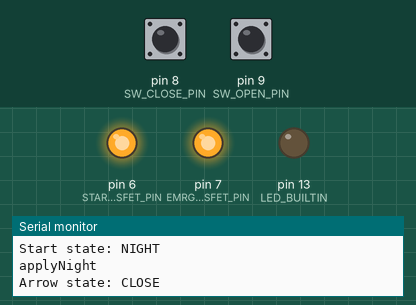
A sketch run on a simulated Arduino Uno, built for the host (arithmetic inside an expression is 32-bit, double 64-bit). Shown: output pins drawn as LEDs (lit = HIGH), the last lines printed to the serial monitor. The test bench sets the inputs (shaded band); at power-on: pin 8 (SW_CLOSE_PIN) HIGH, pin 9 (SW_OPEN_PIN) LOW. The local clock reads 2024-03-15 10:24:30 at power-on unless the sketch sets it.

Above: at 0.1 s.
At 9.7 s:
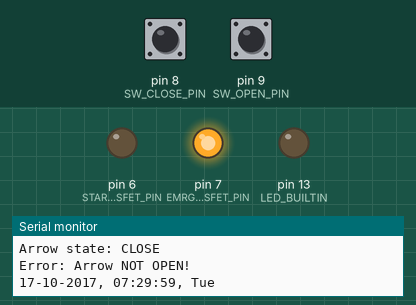
9.8 s: pin 8 (SW_CLOSE_PIN) pulled LOW for 1 s
12.3 s: pin 9 (SW_OPEN_PIN) pulled HIGH for 1 s
14.8 s: pin 8 (SW_CLOSE_PIN) driven LOW and pin 9 (SW_OPEN_PIN) driven HIGH
Timing chart, 0 to 17.8 s (numbered marks = the images above; inputs shaded):
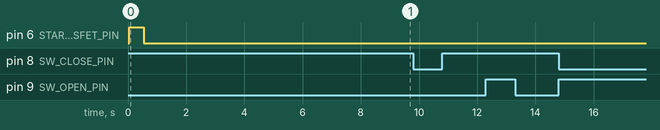

The sketch:

barrier.ino
```cpp
#include <iarduino_RTC.h>
iarduino_RTC time(RTC_DS1307); // подключаем RTC модуль на базе чипа DS1307, используется аппаратная шина I2C

//Время "нажатия на кнопку" для поднятия стрелы
#define OPEN_ARROW_BUTTON_DELAY     500

//Время ожидания поднятия стрелы
#define OPENING_ARROW_DELAY         8000

#define START_MOSFET_PIN    6
#define EMRG_MOSFET_PIN    7

#define SW_CLOSE_PIN    8
#define SW_OPEN_PIN     9

enum ArrowStates {CLOSE, OPEN, MIDDLE, BOTH_OPEN};
int currentArrowState;

int DAY_START_HOUR = 7;
int DAY_START_MIN = 30;
int DAY_START_SEC = 0;

int DAY_END_HOUR = 21;
int DAY_END_MIN = 30;
int DAY_END_SEC = 0;


void setup() {
  Serial.begin(9600);
  time.begin();
  //time.settime(50,29,21,17,10,17,2);  // 0  сек, 51 мин, 21 час, 27, октября, 2015 года, вторник
  time.settime(50,29,7,17,10,17,2);  // 0  сек, 51 мин, 21 час, 27, октября, 2015 года, вторник

  pinMode(LED_BUILTIN, OUTPUT);

  //Мосфет на EMRG должен быть по умолчанию замкнут
  pinMode(EMRG_MOSFET_PIN, OUTPUT);
  digitalWrite(EMRG_MOSFET_PIN, HIGH);

  //Мосфет на открытие шлакбаума должен быть по умолчанию разомкнут
  pinMode(START_MOSFET_PIN, OUTPUT);
  digitalWrite(START_MOSFET_PIN, LOW);

  //Концевики
  pinMode(SW_CLOSE_PIN, INPUT);
  pinMode(SW_OPEN_PIN, INPUT);

  Serial.println(time.gettime("d-m-Y, H:i:s, D"));
  currentArrowState = getArrowState();
  printArrowState(currentArrowState);

  //Определяем время суток и применяем программу
  time.gettime();
  if(isNowDay()){
   Serial.println("Start state: DAY");
   applyDay();
  }
  else{
   Serial.println("Start state: NIGHT");
   applyNight();
  }
}

void loop() {
  if(millis()%1000==0){ // если прошла 1 секунда
    Serial.println(time.gettime("d-m-Y, H:i:s, D"));

    //Вывод состояния стрелы, при изменении
    int newArrowState = getArrowState();
    if(currentArrowState != newArrowState){
      currentArrowState = newArrowState;
      printArrowState(currentArrowState);
    }

    time.gettime();

    //Время начала НОЧИ
    if(isNowNightStartTime()){
      Serial.println("Night START");
      applyNight();
    }


    //Время начала ДНЯ
    if(isNowDayStartTime()){
      Serial.println("Day START");
      applyDay();
    }

  }
}

void applyNight(){
  Serial.println("applyNight");

  int arrowState = getArrowState();
  printArrowState(arrowState);

  //Если стрела опущена
  if(arrowState == CLOSE || arrowState == MIDDLE){
    openArrow(); //Поднимаем стрелу
    delay(OPENING_ARROW_DELAY); //Ждем пока она откроется
    arrowState = getArrowState(); //Обновляем состояние стрелы
    printArrowState(arrowState);
  }

  //Если стрела поднята
  if(arrowState == OPEN){
    //Размыкаем контакты EMRG
    breakEMRG();
  }else{
    Serial.println("Error: Arrow NOT OPEN!");
  }
}

void applyDay(){
    Serial.println("applyDay");
  //Замыкаем контакты EMRG
  repairEMRG();
}

bool isNowDayStartTime(){
  if(time.Hours == DAY_START_HOUR && time.minutes == DAY_START_MIN && time.seconds == DAY_START_SEC)
    return true;
  else
   return false;
}

bool isNowNightStartTime(){
  if(time.Hours == DAY_END_HOUR && time.minutes == DAY_END_MIN && time.seconds == DAY_END_SEC)
    return true;
  else
   return false;
}

//Определяет время суток
bool isNowDay(){

  //Если часы в нужном диапазоне
  if(time.Hours >= DAY_START_HOUR && time.Hours <= DAY_END_HOUR){

      //Если это последний час дня
      if(time.Hours == DAY_END_HOUR){

        //сравнить минуты
        if(time.minutes < DAY_END_MIN)
          return true;
         else
          return false;
      }

      //Если это первый час дня
      if(time.Hours == DAY_START_HOUR){
        //сравнить минуты
        if(time.minutes >= DAY_START_MIN)
          return true;
         else
          return false;
      }

      //Если это ни первый ни последний час
      return true;

  }else{ //Нет... значит это ночь
    return false;
  }


}

void printArrowState(int arrowState){
    String stringArrowState;
    switch(arrowState){
      case OPEN:
        stringArrowState = "OPEN";
      break;
      case CLOSE:
        stringArrowState = "CLOSE";
      break;
      case MIDDLE:
        stringArrowState = "MIDDLE";
      break;
      case BOTH_OPEN:
        stringArrowState = "BOTH_OPEN";
      break;
    }
    Serial.print("Arrow state: ");
    Serial.print(stringArrowState);
    Serial.println("");
}

//Разрывает выход EMRG
void breakEMRG(){
  digitalWrite(EMRG_MOSFET_PIN, LOW);
  Serial.println("breakEMRG");
}

//Сращивает выход EMRG
void repairEMRG(){
  digitalWrite(EMRG_MOSFET_PIN, HIGH);
  Serial.println("repairEMRG");
}

//Открывает шлакбаум
void openArrow(){
  digitalWrite(START_MOSFET_PIN, HIGH);
  delay(OPEN_ARROW_BUTTON_DELAY);
  digitalWrite(START_MOSFET_PIN, LOW);
  Serial.println("OPENING Arrow...");
}

/*
 *  Выдает состояние стрелы
 *  OPEN - открыта
 *  CLOSE - закрыта
 *  MIDDLE - по середине и не открыта и не закрыта
 *  BOTH_OPEN - ошибка (и открыта и закрыта)
 *
 *  Когда на концевике +5 то он в КРАЙНЕМ положении
 *  в остальных случиях GND
*/
int getArrowState(){
  bool close = digitalRead(SW_CLOSE_PIN);
  bool open  = digitalRead(SW_OPEN_PIN);

  if(open && !close)
    return OPEN;

  if(!open && close)
    return CLOSE;

  if(!open && !close)
    return MIDDLE;

  return BOTH_OPEN;
}
```
